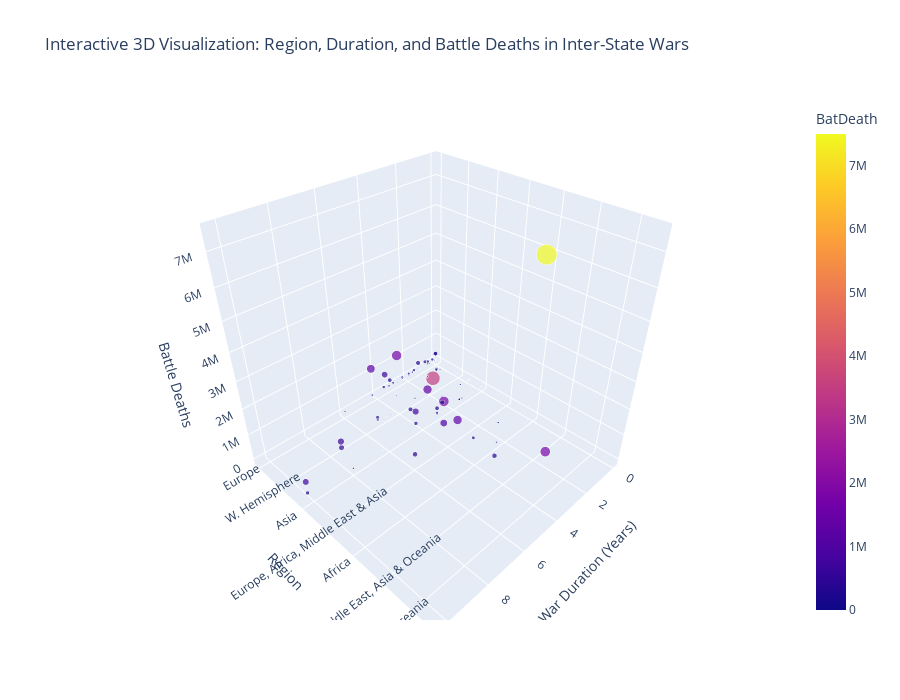

Notebook code cell kept with this figure:
### Markdown cell above
The data in this graph, measuring battle related deaths with war duration, communicates key important facts. First, as noted above in the correlation table, the correlation between these two variables was the strongest at .54, and with careful scanning of the graph we can see the concentration of red dots in the bottom left. 

In the code used to create this graph, the line "df = df.replace(-8, pd.NA)" was necessary becuase in the orirignal dataset -8 was used as a placeholder for when the variable did not apply. In this case, -8 was a placeholder for if the inter-state war was restarted after a period of non-action, and because in most cases wars were faught without a second episode of violence after a break in fighting, the value -8 was present frequently in the data set. Naturally this caused problems when writing code and required me to remove it.

### Code cell
import pandas as pd
import plotly.express as px

df = pd.read_csv('s3://ia-mini-project-cow/Inter-StateWarData_v4.0.csv')

df = df.replace([-8, -9], pd.NA)

region_map = {
    1: "W. Hemisphere",
    2: "Europe",
    4: "Africa",
    6: "Middle East",
    7: "Asia",
    9: "Oceania",
    11: "Europe & Middle East",
    12: "Europe & Asia",
    13: "W. Hemisphere & Asia",
    14: "Europe, Africa & Middle East",
    15: "Europe, Africa, Middle East & Asia",
    16: "Africa, Middle East, Asia & Oceania",
    17: "Asia & Oceania",
    18: "Africa & Middle East",
    19: "Europe, Africa, Middle East, Asia & Oceania"
}

df["Region"] = df["WhereFought"].map(region_map)

df["StartDate"] = pd.to_datetime(dict(year=df["StartYear1"], month=df["StartMonth1"], day=df["StartDay1"]), errors='coerce')
df["EndDate"] = pd.to_datetime(dict(year=df["EndYear1"], month=df["EndMonth1"], day=df["EndDay1"]), errors='coerce')
df["DurationYears"] = (df["EndDate"] - df["StartDate"]).dt.days / 365

df = df.dropna(subset=["DurationYears", "BatDeath", "Region"])

df["BatDeath"] = pd.to_numeric(df["BatDeath"], errors="coerce")
df = df[df["BatDeath"] > 0]

fig = px.scatter_3d(
    df,
    x="DurationYears",
    y="Region",
    z="BatDeath",
    color="BatDeath",
    hover_name="WarName",
    title="Interactive 3D Visualization: Region, Duration, and Battle Deaths in Inter-State Wars",
    color_continuous_scale="Plasma",
    size="BatDeath",
    height=700
)

fig.update_layout(
    scene=dict(
        xaxis_title='War Duration (Years)',
        yaxis_title='Region',
        zaxis_title='Battle Deaths'
    )
)

fig.show()

### Figure 1 — Plotly figure (JSON) as saved in the notebook; plotly's stock layout.template omitted (floating-point values rounded to 4 significant figures; data arrays with more than 128 entries replaced by an {"elided": "..."} marker saying what was removed)
{"data": [{"hovertemplate": "<b>%{hovertext}</b><br><br>DurationYears=%{x}<br>Region=%{y}<br>BatDeath=%{marker.color}<extra></extra>", "hovertext": {"elided": "318 str values"}, "legendgroup": "", "marker": {"color": {"elided": "318 int values"}, "coloraxis": "coloraxis", "size": {"elided": "318 int values"}, "sizemode": "area", "sizeref": 18750, "symbol": "circle"}, "mode": "markers", "name": "", "scene": "scene", "showlegend": false, "type": "scatter3d", "x": {"elided": "318 float values"}, "y": {"elided": "318 str values"}, "z": {"elided": "318 int values"}}], "layout": {"coloraxis": {"colorbar": {"title": {"text": "BatDeath"}}, "colorscale": [[0, "#0d0887"], [0.1111, "#46039f"], [0.2222, "#7201a8"], [0.3333, "#9c179e"], [0.4444, "#bd3786"], [0.5556, "#d8576b"], [0.6667, "#ed7953"], [0.7778, "#fb9f3a"], [0.8889, "#fdca26"], [1, "#f0f921"]]}, "height": 700, "legend": {"itemsizing": "constant", "tracegroupgap": 0}, "scene": {"domain": {"x": [0, 1], "y": [0, 1]}, "xaxis": {"title": {"text": "War Duration (Years)"}}, "yaxis": {"title": {"text": "Region"}}, "zaxis": {"title": {"text": "Battle Deaths"}}}, "title": {"text": "Interactive 3D Visualization: Region, Duration, and Battle Deaths in Inter-State Wars"}}}
